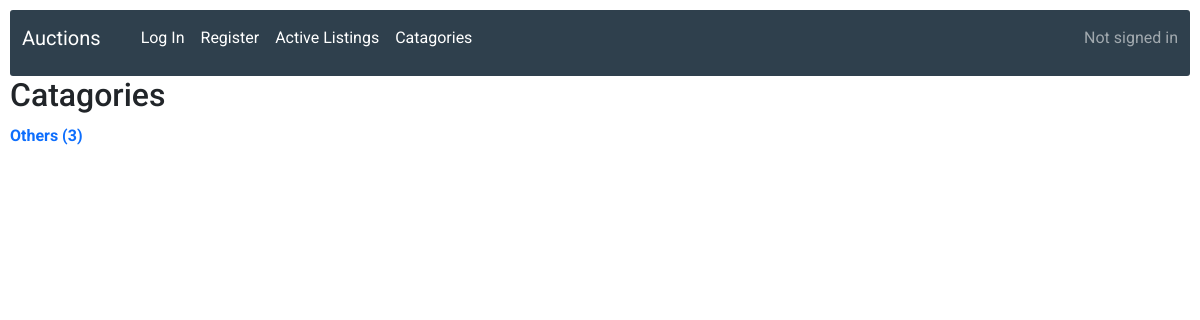
Before: /catagories with the older database file.
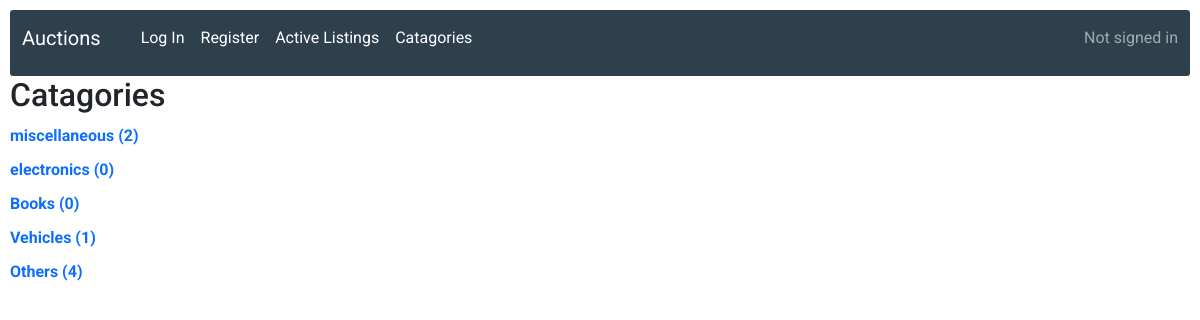
After: the same page with the newer database file.
### auctions/models.py (models this page shows, shortened)
class Catagory(models.Model):
    catagoryname = models.CharField(max_length=64)

### auctions/views.py (the view)
# urls.py: path("catagories", views.catagories, name="catagories")
def catagories(request):
    catagories = Catagory.objects.all()
    otherscount = Listing.objects.filter(catagory=None).count
    return render (request, "auctions/catagories.html", {
        "catagories" : catagories,
        "otherscount" : otherscount
    })

### auctions/templates/auctions/catagories.html
{% extends "auctions/layout.html" %}
{% block body %}
<div>
    <h2>Catagories</h2>
</div>
{% for catagory in catagories %}
<div>
    <a href="{% url 'auctions:catlist' catagory_id=catagory.id %}"><strong>{{ catagory.catagoryname }} ({{ catagory.listings.count }})</strong></a>
</div>
{% endfor %}
<div>
    <a href="{% url 'auctions:catlist' catagory_id=0 %}"><strong>Others ({{ otherscount }})</strong></a>
</div>
{% endblock %}

### auctions/templates/auctions/layout.html (shortened to what this page needs)
{% load static %}
<!DOCTYPE html>
<html lang="en">
<head>
    <link href="{% static 'auctions/bootstrap.min.css' %}" rel="stylesheet">
    <link href="{% static 'auctions/styles.css' %}" rel="stylesheet">
</head>
<body>
    <nav class = "navbar navbar-expand-lg navbar-dark container-fluid" style="background-color: #2f404d; border-radius: 3px;" >
        <div class="navbar-brand">
            <a class="navbar-brand" href="{% url 'auctions:index' %}">Auctions</a>
        </div>
        <div class="collapse navbar-collapse" id="navbarText">
            <ul class="navbar-nav me-auto mb-2 mb-lg-0">
                {% if user.is_authenticated %}
                    <li class="nav-item">
                        <a class="nav-link active" href="{% url 'auctions:logout' %}">Log Out</a>
                    </li>
                {% else %}
                    <li class="nav-item">
                        <a class="nav-link active" href="{% url 'auctions:login' %}">Log In</a>
                    </li>
                    <li class="nav-item">
                        <a class="nav-link active" href="{% url 'auctions:register' %}">Register</a>
                    </li>
                {% endif %}
                <li class="nav-item">
                    <a class="nav-link active" href="{% url 'auctions:index' %}">Active Listings</a>
                </li>
                <li class="nav-item">
                    <a class="nav-link active" href="{% url 'auctions:catagories' %}">Catagories</a>
                </li>
            </ul>
            <span class="navbar-text">
                {% if user.is_authenticated %}
                Signed in as <strong>{{ user.username }}</strong>
                {% else %}
                Not signed in
                {% endif %}
            </span>
        </div>
    </nav>
    {% block body %}
    {% endblock %}
</body>
</html>

### auctions/static/auctions/styles.css (style rules this page uses)
body { font-family: 'Roboto', sans-serif; font-style: bold; padding: 10px; background-color: white; }
a { text-decoration: none; }
li { list-style-type: none; }
div { margin-bottom: 10px; }

Changed rows visible on the page:
added Catagory: catagoryname "miscellaneous", listings.count "2"
added Catagory: catagoryname "electronics", listings.count "0"
added Catagory: catagoryname "Books", listings.count "0"
added Catagory: catagoryname "Vehicles", listings.count "1"
Other visible differences:
{{ otherscount }}: "3" → "4"
